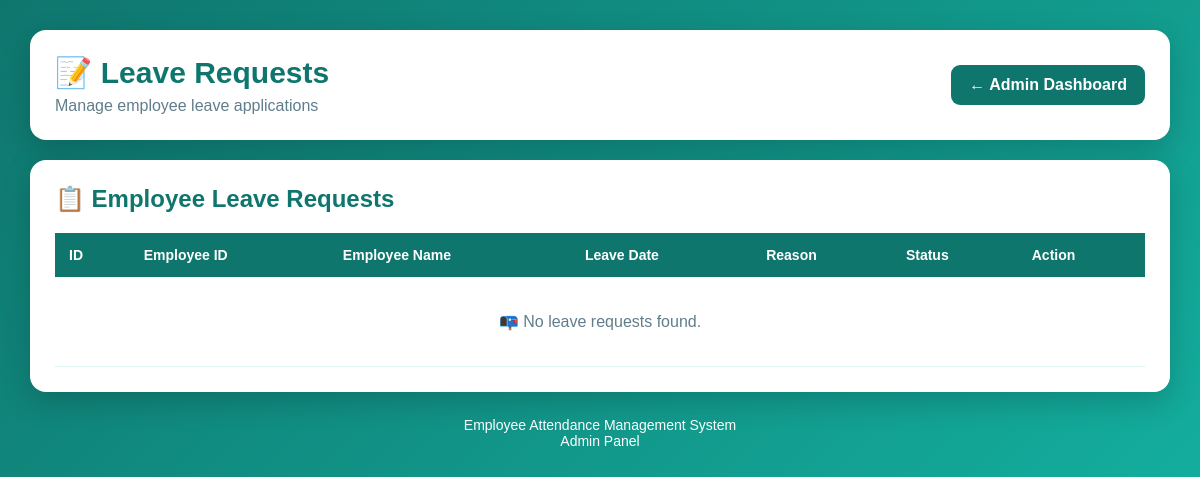
Page /leave_requests (signed in) on the earlier database version.
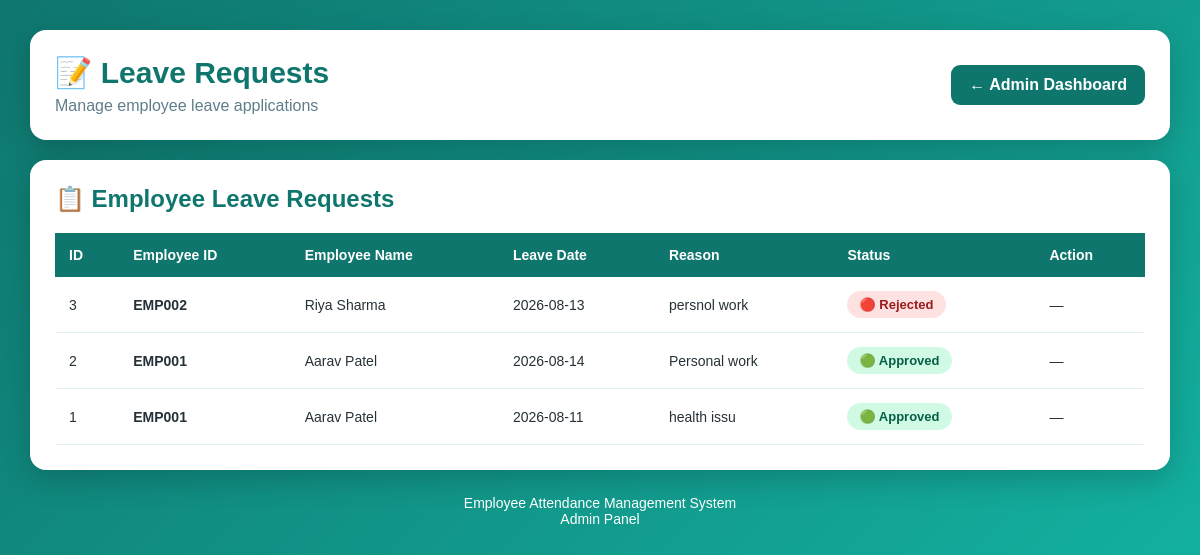
Same page on the later database version.
### tables this page shows
CREATE TABLE leave_request(
        id INTEGER PRIMARY KEY AUTOINCREMENT,
        employee_id TEXT,
        leave_date TEXT,
        reason TEXT,
        status TEXT DEFAULT 'Pending'
    );

CREATE TABLE employee(
        id INTEGER PRIMARY KEY AUTOINCREMENT,
        employee_id TEXT,
        name TEXT,
        email TEXT,
        department TEXT,
        mobile TEXT
    );

### app.py (the view)
@app.route("/leave_requests")
def leave_requests():
    if not session.get("admin"):
        return redirect("/login")
    conn = sqlite3.connect(DB_NAME)
    cur = conn.cursor()
    cur.execute("""
        SELECT
            leave_request.id,
            leave_request.employee_id,
            employee.name,
            leave_request.leave_date,
            leave_request.reason,
            leave_request.status
        FROM leave_request

        LEFT JOIN employee
        ON leave_request.employee_id =
           employee.employee_id

        ORDER BY leave_request.id DESC
    """)
    requests = cur.fetchall()
    conn.close()
    return render_template(
        "leave_requests.html",
        requests=requests
    )

### templates/leave_requests.html (shortened to what this page needs)
<!DOCTYPE html>
<html lang="en">
<head>
</head>
<body>
<div class="container">
    <div class="header">
        <div>
            <h1>
                📝 Leave Requests
            </h1>
            <p>
                Manage employee leave applications
            </p>
        </div>
        <a
            href="/dashboard"
            class="back-btn"
        >
            ← Admin Dashboard
        </a>
    </div>
    <div class="card">
        <h2>
            📋 Employee Leave Requests
        </h2>
        <div class="table-container">
            <table>
                <thead>
                    <tr>
                        <th>
                            ID
                        </th>
                        <th>
                            Employee ID
                        </th>
                        <th>
                            Employee Name
                        </th>
                        <th>
                            Leave Date
                        </th>
                        <th>
                            Reason
                        </th>
                        <th>
                            Status
                        </th>
                        <th>
                            Action
                        </th>
                    </tr>
                </thead>
                <tbody>
                {% for request in requests %}
                <tr>
                    <td>
                        {{ request[0] }}
                    </td>
                    <td>
                        <strong>
                            {{ request[1] }}
                        </strong>
                    </td>
                    <td>
                        {{ request[2] or "Unknown" }}
                    </td>
                    <td>
                        {{ request[3] }}
                    </td>
                    <td>
                        {{ request[4] or "-" }}
                    </td>
                    <td>
                        {% if request[5] == "Approved" %}
                        <span class="status approved">
                            🟢 Approved
                        </span>
                        {% elif request[5] == "Rejected" %}
                        <span class="status rejected">
                            🔴 Rejected
                        </span>
                        {% else %}
                        <span class="status pending">
                            🟠 Pending
                        </span>
                        {% endif %}
                    </td>
                    <td>
                        {% if request[5] == "Pending" %}
                        <form
                            method="POST"
                            action="/approve_leave/{{ request[0] }}"
                            class="action-form"
                        >
                            <button
                                type="submit"
                                class="approve-btn"
                            >
                                ✓ Approve
                            </button>
                        </form>
                        <form
                            method="POST"
                            action="/reject_leave/{{ request[0] }}"
                            class="action-form"
                        >
                            <button
                                type="submit"
                                class="reject-btn"
                            >
                                ✕ Reject
                            </button>
                        </form>
                        {% else %}
                        <span>
                            —
                        </span>
                        {% endif %}
                    </td>
                </tr>
                {% else %}
                <tr>
                    <td
                        colspan="7"
                        class="no-data"
                    >
                        📭 No leave requests found.
                    </td>
                </tr>
                {% endfor %}
                </tbody>
            </table>
        </div>
    </div>
    <div class="footer">
        Employee Attendance Management System
        <br>
        Admin Panel
    </div>
</div>
</body>
</html>

### templates/leave_requests.html (style rules this page uses)
* { box-sizing: border-box; }
body { margin: 0; padding: 30px; font-family: Arial, sans-serif; background: linear-gradient( 135deg, #0f766e, #14b8a6 ); min-height: 100vh; color: #263238; }
.container { max-width: 1200px; margin: auto; }
.header { background: white; padding: 25px; border-radius: 16px; box-shadow: 0 10px 30px rgba(0, 0, 0, 0.18); margin-bottom: 20px; display: flex; justify-content: space-between; align-items: center; gap: 15px; }
.header h1 { margin: 0; color: #0f766e; font-size: 30px; }
.header p { margin: 7px 0 0; color: #607d8b; }
.back-btn { text-decoration: none; background: #0f766e; color: white; padding: 11px 18px; border-radius: 9px; font-weight: bold; white-space: nowrap; transition: 0.3s; }
.card { background: white; padding: 25px; border-radius: 16px; box-shadow: 0 10px 30px rgba(0, 0, 0, 0.18); }
.card h2 { margin-top: 0; color: #0f766e; margin-bottom: 20px; }
.table-container { width: 100%; overflow-x: auto; }
table { width: 100%; border-collapse: collapse; min-width: 850px; }
th { background: #0f766e; color: white; padding: 14px; text-align: left; font-size: 14px; }
td { padding: 14px; border-bottom: 1px solid #e0f2f1; font-size: 14px; }
.status { display: inline-block; padding: 6px 12px; border-radius: 20px; font-weight: bold; font-size: 13px; }
.approved { background: #d1fae5; color: #065f46; }
.rejected { background: #fee2e2; color: #991b1b; }
.footer { text-align: center; color: white; margin-top: 25px; padding-bottom: 10px; font-size: 14px; }

Differences in the rows shown:
added leave_request: id "3", employee "EMP002", name "Riya Sharma", leave_date "2026-08-13", reason "persnol work", status "🔴 Rejected"
added leave_request: id "2", employee "EMP001", name "Aarav Patel", leave_date "2026-08-14", reason "Personal work", status "🟢 Approved"
added leave_request: id "1", employee "EMP001", name "Aarav Patel", leave_date "2026-08-11", reason "health issu", status "🟢 Approved"
Other differences:
text no longer shown: "📭 No leave requests found."
